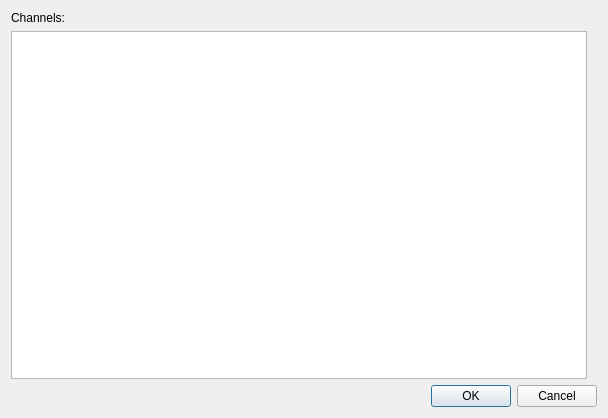
<?xml version="1.0" encoding="UTF-8"?>
<ui version="4.0">
 <class>DialogZcm</class>
 <widget class="QDialog" name="DialogZcm">
  <property name="geometry">
   <rect>
    <x>0</x>
    <y>0</y>
    <width>608</width>
    <height>418</height>
   </rect>
  </property>
  <property name="windowTitle">
   <string>Zcm Loader</string>
  </property>
  <layout class="QVBoxLayout" name="verticalLayout_3">
   <item>
    <widget class="QSplitter" name="splitter">
     <property name="orientation">
      <enum>Qt::Horizontal</enum>
     </property>
     <widget class="QWidget" name="layoutWidget">
      <layout class="QVBoxLayout" name="verticalLayout">
       <property name="rightMargin">
        <number>10</number>
       </property>
       <item>
        <widget class="QLabel" name="label_3">
         <property name="text">
          <string>Channels:</string>
         </property>
        </widget>
       </item>
       <item>
        <widget class="QListWidget" name="listWidgetSeries"/>
       </item>
      </layout>
     </widget>
    </widget>
   </item>
   <item>
    <widget class="QDialogButtonBox" name="buttonBox">
     <property name="enabled">
      <bool>true</bool>
     </property>
     <property name="orientation">
      <enum>Qt::Horizontal</enum>
     </property>
     <property name="standardButtons">
      <set>QDialogButtonBox::Cancel|QDialogButtonBox::Ok</set>
     </property>
    </widget>
   </item>
  </layout>
 </widget>
 <resources/>
 <connections>
  <connection>
   <sender>buttonBox</sender>
   <signal>accepted()</signal>
   <receiver>DialogZcm</receiver>
   <slot>accept()</slot>
   <hints>
    <hint type="sourcelabel">
     <x>248</x>
     <y>254</y>
    </hint>
    <hint type="destinationlabel">
     <x>157</x>
     <y>274</y>
    </hint>
   </hints>
  </connection>
  <connection>
   <sender>buttonBox</sender>
   <signal>rejected()</signal>
   <receiver>DialogZcm</receiver>
   <slot>reject()</slot>
   <hints>
    <hint type="sourcelabel">
     <x>316</x>
     <y>260</y>
    </hint>
    <hint type="destinationlabel">
     <x>286</x>
     <y>274</y>
    </hint>
   </hints>
  </connection>
 </connections>
</ui>
